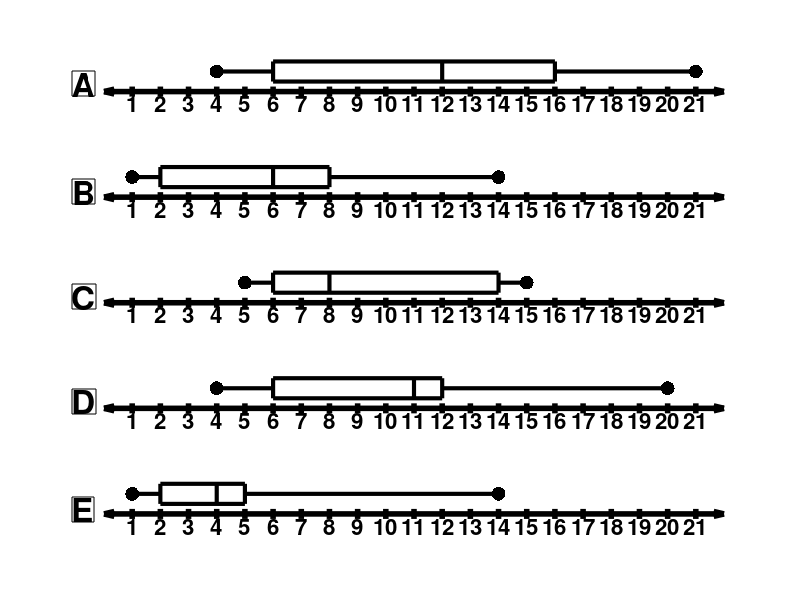

Recreate this plot in MATLAB.
%xmin=
clear all; close all; clc;
figure('position',[1 21 1366 670], ...
'name','Interquartile Range BoxPlot')
%%%%%%%%%%%%%%%%%%%%%%%%%%%%%%%%%%%%%%%%%%%
function boxplot2(vnl,vd)
fs3=16;
vc=[0 0 0];
xmin=vnl(1);
xmax=vnl(2);
xm=(xmin+xmax)/2;
xi=[1; 1]*xm;
yi=[0; 0];
xf=[-xm; xm];
yf=[0; 0];
hold on;
h=quiver(xi,yi,xf,yf,0,'color',vc,"linewidth",4);
set(h,"maxheadsize", 0.02);
##h=quiver(xi(2),yi(2),xf(2),yf(2),0,'b',"linewidth",4);
##set(h,"maxheadsize", 0.02);
%axis equal;
xlim([xmin-1 xmax+1]);
ylim([-1 2]);
for i=xmin:1:xmax
plot([i i],[-0.25 0.25],'color',vc,"linewidth",4)
ht=text(i,-1,num2str(i));
set(ht,'fontsize',fs3,'fontweight','bold', ...
'verticalalignment','bottom', ...
'horizontalalignment','center')
endfor
%%%%%%%%%%%%%%%%%%%%%%%%%%
%vd=[1,2,4,5,14];
plot([vd(1) vd(5)],[1 1],'.','markersize',30,'color',vc)
plot([vd(1) vd(2)],[1 1],'-'.','linewidth',3,'color',vc)
plot([vd(2) vd(2)],[0.5 1.5],'-'.','linewidth',3,'color',vc)
plot([vd(3) vd(3)],[0.5 1.5],'-'.','linewidth',3,'color',vc)
plot([vd(4) vd(4)],[0.5 1.5],'-'.','linewidth',3,'color',vc)
plot([vd(4) vd(5)],[1 1],'-'.','linewidth',3,'color',vc)
plot([vd(2) vd(4)],[0.5 0.5],'-'.','linewidth',3,'color',vc)
plot([vd(2) vd(4)],[1.5 1.5],'-'.','linewidth',3,'color',vc)
hold off;
axis off;
endfunction
%%%%%%%%%%%%%%%%%%%%%%%%%%%%%%%%%%%%%%%
subplot(5,1,1)
boxplot2([1 21],[4,6,12,16,21])
subplot(5,1,2)
boxplot2([1 21],[1,2,6,8,14])
subplot(5,1,3)
boxplot2([1 21],[5,6,8,14,15])
subplot(5,1,4)
boxplot2([1 21],[4,6,11,12,20])
subplot(5,1,5)
boxplot2([1 21],[1,2,4,5,14])
%%%%%%%%%%%%%%%%%%%%%%%%%%%%%%%%%%%%%%%%
fs=24;
ha1=annotation ("textbox", [0.09 0.84 0.85 0.99], "string", ...
             {'A'}, ...
             "fontsize", fs, 'fontweight','bold',"edgecolor", [0 0 0], ...
             "fitboxtotext", "on", "verticalalignment", "top", ...
             "horizontalalignment", "center",'linestyle','-','linewidth',0.1);
ha1=annotation ("textbox", [0.09 0.66 0.85 0.99], "string", ...
             {'B'}, ...
             "fontsize", fs, 'fontweight','bold',"edgecolor", [0 0 0], ...
             "fitboxtotext", "on", "verticalalignment", "top", ...
             "horizontalalignment", "center",'linestyle','-','linewidth',0.1);
ha1=annotation ("textbox", [0.09 0.485 0.85 0.99], "string", ...
             {'C'}, ...
             "fontsize", fs, 'fontweight','bold',"edgecolor", [0 0 0], ...
             "fitboxtotext", "on", "verticalalignment", "top", ...
             "horizontalalignment", "center",'linestyle','-','linewidth',0.1);
ha1=annotation ("textbox", [0.09 0.31 0.85 0.99], "string", ...
             {'D'}, ...
             "fontsize", fs, 'fontweight','bold',"edgecolor", [0 0 0], ...
             "fitboxtotext", "on", "verticalalignment", "top", ...
             "horizontalalignment", "center",'linestyle','-','linewidth',0.1);
ha1=annotation ("textbox", [0.09 0.13 0.85 0.99], "string", ...
             {'E'}, ...
             "fontsize", fs, 'fontweight','bold',"edgecolor", [0 0 0], ...
             "fitboxtotext", "on", "verticalalignment", "top", ...
             "horizontalalignment", "center",'linestyle','-','linewidth',0.1);

